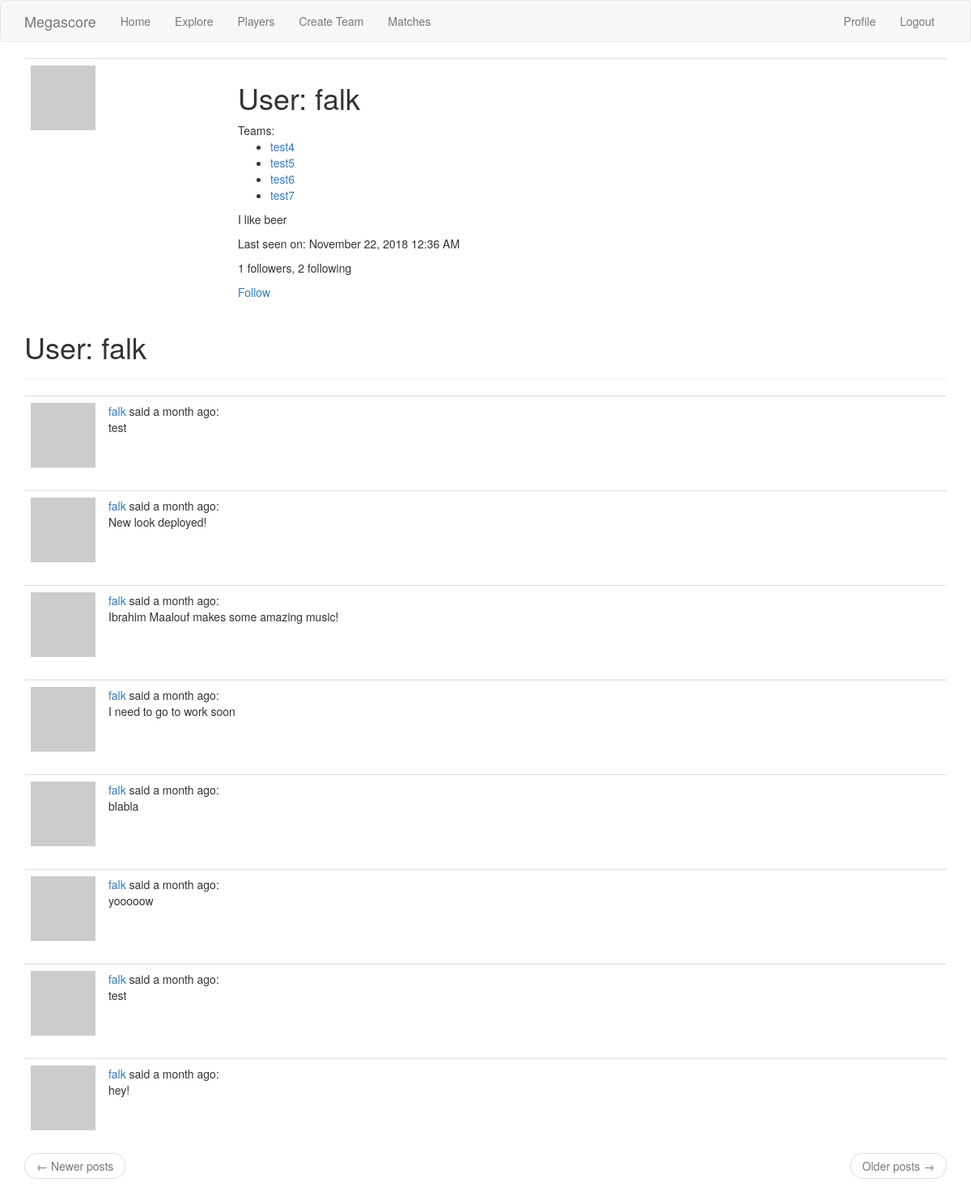
The page /user/falk (signed in) on the database its author committed.
### app/models.py (models this page shows, shortened)
class User(UserMixin, db.Model):
    id = db.Column(db.Integer, primary_key=True)
    username = db.Column(db.String(64), index=True, unique=True)
    email = db.Column(db.String(120), index=True, unique=True)
    password_hash = db.Column(db.String(128))
    posts = db.relationship('Post', backref='author', lazy='dynamic')
    about_me = db.Column(db.String(140))
    last_seen = db.Column(db.DateTime, default=datetime.utcnow)
    def avatar(self, size):
        digest = md5(self.email.lower().encode('utf-8')).hexdigest()
        return 'https://www.gravatar.com/avatar/{}?d=identicon&s={}'.format(digest, size)
    followed = db.relationship(
        'User', secondary=followers,
        primaryjoin=(followers.c.follower_id == id),
        secondaryjoin=(followers.c.followed_id == id),
        backref=db.backref('followers', lazy='dynamic'), lazy='dynamic'
    )
    def is_following(self, user):
        return self.followed.filter(followers.c.followed_id == user.id).count() > 0

class FantasyTeam(db.Model):
    id = db.Column(db.Integer, primary_key=True)
    name = db.Column(db.Integer, nullable=False)
    user_id = db.Column(db.Integer, db.ForeignKey('user.id'))
    formation = db.Column(db.String(3))
    user = db.relationship('User', backref='fantasy_teams')

class Post(db.Model):
    id = db.Column(db.Integer, primary_key=True)
    body = db.Column(db.String(140))
    timestamp = db.Column(db.DateTime, index=True, default=datetime.utcnow)
    user_id = db.Column(db.Integer, db.ForeignKey('user.id'))

### app/main/routes.py (the view)
@bp.route('/user/<username>')
@login_required
def user(username):
    user = User.query.filter_by(username=username).first_or_404()
    page = request.args.get('page', 1, type=int)
    posts = user.posts.order_by(Post.timestamp.desc()).paginate(page, current_app.config['POSTS_PER_PAGE'], False)
    next_url = url_for('main.user', username=username, page=posts.next_num) if posts.has_next else None
    prev_url = url_for('main.user', username=username, page=posts.prev_num) if posts.has_prev else None
    return render_template('user.html', user=user, posts=posts.items, next_url=next_url, prev_url=prev_url)

### app/main/routes.py (called while the page is built)
@bp.before_app_request
def before_request():
    if current_user.is_authenticated:
        current_user.last_seen = datetime.utcnow()
        db.session.commit()

### app/models.py (called while the page is built)
@login.user_loader
def load_user(id):
    return User.query.get(int(id))

### app/templates/user.html
{% extends 'base.html' %}
{% block app_content %}
    <table class="table table-hover">
        <tr>
            <td width="256px"><img src="{{ user.avatar(128) }}"></td>
            <td>
                <h1>User: {{ user.username }}</h1>
                Teams:
                <ul>
                    {% for fteam in user.fantasy_teams %}
                    <li><a href="{{ url_for('main.my_fantasy_team', team_name=fteam.name) }}">{{ fteam.name }}</a></li>
                    {% endfor %}
                </ul>
                {% if user.about_me %}<p>{{ user.about_me }}</p>{% endif %}
                {% if user.last_seen %}<p>Last seen on: {{ moment(user.last_seen).format('LLL') }}</p>{% endif %}
                <p>{{ user.followers.count() }} followers, {{ user.followed.count() }} following</p>
                {% if user == current_user %}
                    <p><a href="{{ url_for('main.edit_profile') }}">Edit your profile</a></p>
                {% elif not current_user.is_following(user) %}
                    <p><a href="{{ url_for('main.follow', username=user.username) }}">Follow</a></p>
                {% else %}
                    <p><a href="{{ url_for('main.unfollow', username=user.username) }}">Unfollow</a></p>
                {% endif %}
            </td>
        </tr>
    </table>
    <h1>User: {{ user.username }}</h1>
    <hr>
    {% for post in posts %}
        {% include '_post.html' %}
    {% endfor %}
    <nav aria-label="...">
        <ul class="pager">
            <li class="previous{% if not prev_url %} disabled{% endif %}">
                <a href="{{ prev_url or '#' }}">
                    <span aria-hidden="true">&larr;</span> Newer posts
                </a>
            </li>
            <li class="next{% if not next_url %} disabled{% endif %}">
                <a href="{{ next_url or '#' }}">
                    Older posts <span aria-hidden="true">&rarr;</span>
                </a>
            </li>
        </ul>
    </nav>
{% endblock %}

### app/templates/_post.html
<table class="table table-hover">
    <tr>
        <td width="70px">
            <a href="{{ url_for('main.user', username=post.author.username) }}">
                <img src="{{ post.author.avatar(36) }}">
            </a>
        </td>
        <td>
            <a href="{{ url_for('main.user', username=post.author.username) }}" post.author.username }}>
                {{ post.author.username }}
            </a>
            said {{ moment(post.timestamp).fromNow() }}: <br>
            {{ post.body }}
        </td>
    </tr>
</table>

### rows shown on the page
User: username "falk", about_me "I like beer", last_seen "November 22, 2018 12:36 AM"
FantasyTeam: name "test4"
FantasyTeam: name "test5"
FantasyTeam: name "test6"
FantasyTeam: name "test7"
Post: author.username "falk", timestamp "a month ago", body "test"
Post: author.username "falk", timestamp "a month ago", body "New look deployed!"
Post: author.username "falk", timestamp "a month ago", body "Ibrahim Maalouf makes some amazing music!"
Post: author.username "falk", timestamp "a month ago", body "I need to go to work soon"
Post: author.username "falk", timestamp "a month ago", body "blabla"
Post: author.username "falk", timestamp "a month ago", body "yooooow"
Post: author.username "falk", timestamp "a month ago", body "test"
Post: author.username "falk", timestamp "a month ago", body "hey!"

### other values the page prints
{{ user.followers.count() }} "1"
{{ user.followed.count() }} "2"
